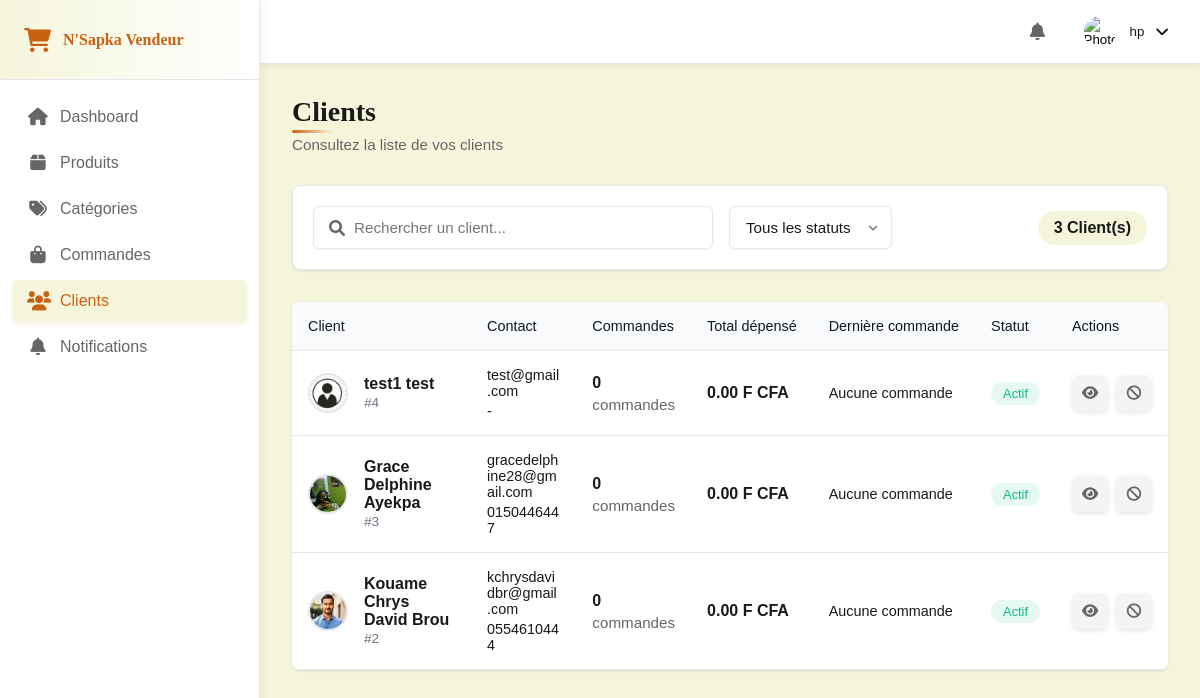
The page /accounts/customers/ (signed in) on the database as committed earlier.
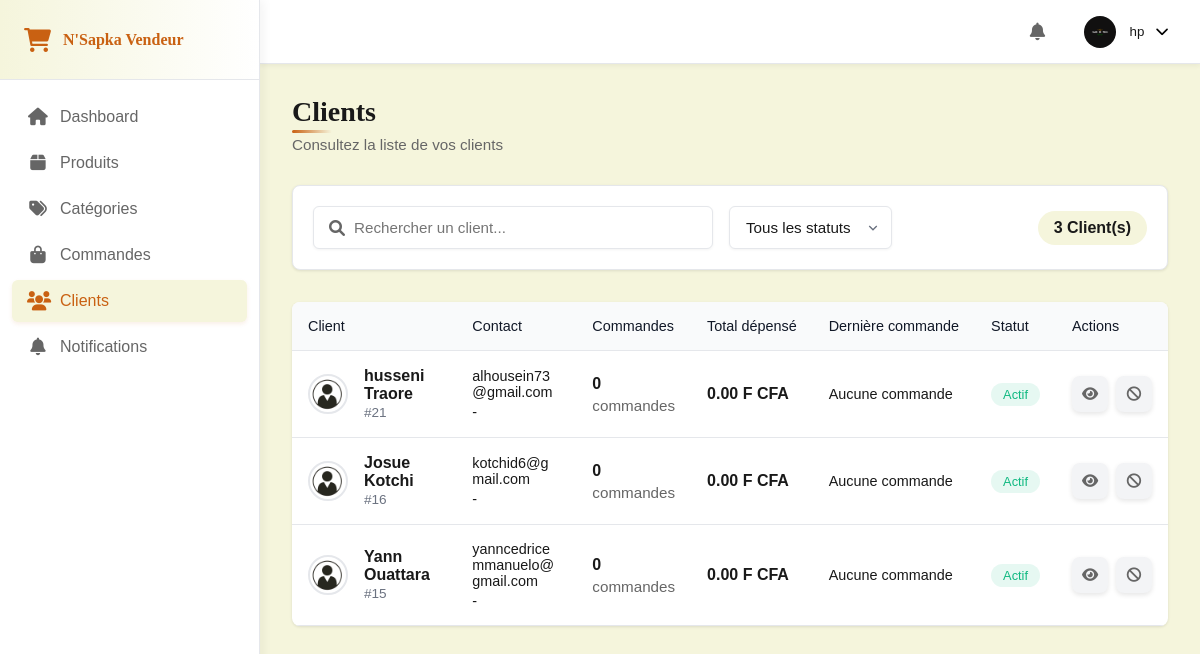
The same page on the database as committed later.
### accounts/models.py (models this page shows, shortened)
class User(AbstractUser):
    USER_TYPE_CHOICES = [
        ('SUPER_ADMIN', 'Super Administrateur'),
        ('ADMIN', 'Administrateur'),
        ('CLIENT', 'Client'),
    ]
    GENDER_CHOICES = [
        ('M', 'Masculin'),
        ('F', 'Féminin'),
        ('O', 'Autre')
    ]
    username = None
    email = models.EmailField(_('Adresse email'), unique=True, validators=[EmailValidator()])
    user_type = models.CharField(max_length=20, choices=USER_TYPE_CHOICES, default='CLIENT')
    first_name = models.CharField(_('Prénom'), max_length=50)
    last_name = models.CharField(_('Nom'), max_length=50)
    gender = models.CharField(_('Genre'), max_length=1, choices=GENDER_CHOICES, blank=True, null=True)
    birth_date = models.DateField(_('Date de naissance'), blank=True, null=True)
    profile_picture = models.ImageField(_('Photo de profil'), upload_to='profile_pictures/', blank=True, null=True)
    phone = models.CharField(_('Téléphone'), max_length=20, blank=True, null=True)
    company_name = models.CharField(_('Nom de l\'entreprise'), max_length=100, blank=True, null=True)
    profession = models.CharField(_('Profession'), max_length=100, blank=True, null=True)
    total_orders = models.IntegerField(_('Nombre total de commandes'), default=0)
    total_spent = models.DecimalField(_('Montant total dépensé'), max_digits=10, decimal_places=2, default=0)
    last_order_date = models.DateTimeField(_('Date de dernière commande'), blank=True, null=True)
    account_status = models.BooleanField(_('Compte actif'), default=True)
    email_confirmation_token = models.CharField(_('Token de confirmation d\'email'), max_length=100, blank=True, null=True)
    email_confirmed = models.BooleanField(_('Email confirmé'), default=False)
    password_reset_token = models.CharField(max_length=255, blank=True, null=True)
    password_reset_expires = models.DateTimeField(blank=True, null=True)
    date_joined = models.DateTimeField(_('Date d\'inscription'), default=timezone.now)
    last_login = models.DateTimeField(_('Dernière connexion'), blank=True, null=True)
    created_by = models.ForeignKey('self', on_delete=models.SET_NULL, null=True, blank=True,
                                 related_name='created_users', verbose_name=_('Créé par'))
    objects = CustomUserManager()
    USERNAME_FIELD = 'email'
    REQUIRED_FIELDS = ['first_name', 'last_name']
    class Meta:
        verbose_name = _('Utilisateur')
        verbose_name_plural = _('Utilisateurs')
        ordering = ['-date_joined']
    def get_full_name(self):
        return f"{self.first_name} {self.last_name}"
    @property
    def is_admin(self):
        return self.user_type == 'ADMIN'
    @property
    def is_super_admin(self):
        return self.user_type == 'SUPER_ADMIN'

### accounts/views.py (the view, shortened to what this page needs)
# urls.py: path('customers/', views.admin_customers, name='admin_customers'),
@login_required
def admin_customers(request):
    if not (request.user.is_admin or request.user.is_super_admin):
        messages.error(request, "Accès non autorisé.")
        return redirect('home')
    search_query = request.GET.get('search', '')
    status_filter = request.GET.get('status', '')
    customers = User.objects.filter(user_type='CLIENT')
    if search_query:
        customers = customers.filter(
            Q(first_name__icontains=search_query) |
            Q(last_name__icontains=search_query) |
            Q(email__icontains=search_query)
        )
    if status_filter:
        customers = customers.filter(account_status=status_filter == 'active')
    customer_count = customers.count()
    context = {
        'customer_count':customer_count,
        'customers': customers,
        'selected_status': status_filter
    }
    return render(request, 'dashboard/customer.html', context)

### notifications/context_processors.py (called while the page is built)
def unread_notifications(request):
    if request.user.is_authenticated and request.user.is_staff:
        unread_notifications = Notification.objects.filter(user=request.user, is_read=False).order_by('-created_at')[:5]
        unread_count = unread_notifications.count()
    else:
        unread_notifications = []
        unread_count = 0
    return {
        'unread_notifications': unread_notifications,
        'unread_notifications_count': unread_count
    }

### templates/dashboard/customer.html (shortened to what the changed rows need)
{% extends 'base/dashboard/base.html' %}
{% load static %}
{% block content %}
<link rel="stylesheet" href="{% static 'css/dashboard/customers.css' %}">
<div class="content-wrapper">
    <div class="page-header">
        <div class="header-left">
            <h1>Clients</h1>
        </div>
    </div>
    <div class="customers-table-wrapper">
        <table class="customers-table">
            <thead>
                <tr>
                    <th>Client</th>
                    <th>Contact</th>
                    <th>Commandes</th>
                    <th>Total dépensé</th>
                    <th>Dernière commande</th>
                    <th>Statut</th>
                    <th>Actions</th>
                </tr>
            </thead>
            <tbody>
                {% for customer in customers %}
                <tr class="view-customer"
                    data-id="{{ customer.id }}"
                    data-name="{{ customer.get_full_name }}"
                    data-email="{{ customer.email }}"
                    data-phone="{{ customer.phone|default:'-' }}"
                    data-gender="{{ customer.gender|default:'-' }}"
                    data-birth="{{ customer.birth_date|date:'d/m/Y'|default:'-' }}"
                    data-orders="{{ customer.total_orders }}"
                    data-spent="{{ customer.total_spent }}"
                    data-lastorder="{% if customer.last_order_date %}{{ customer.last_order_date|date:'d/m/Y' }}{% else %}Aucune commande{% endif %}"
                    data-joined="{{ customer.date_joined|date:'d/m/Y' }}"
                    data-status="{% if customer.account_status %}Actif{% else %}Bloqué{% endif %}"
                    data-picture="{% if customer.profile_picture %}{{ customer.profile_picture.url }}{% else %}{% static 'images/default-avatar.png' %}{% endif %}">
                    <td>
                        <div class="customer-info">
                            {% if customer.profile_picture %}
                                <img src="{{ customer.profile_picture.url }}" alt="{{ customer.get_full_name }}">
                            {% else %}
                                <img src="{% static 'img/dashboard/default-avatar.png' %}" alt="Avatar par défaut">
                            {% endif %}
                            <div>
                                <h4>{{ customer.get_full_name }}</h4>
                                <span class="customer-id">#{{ customer.id }}</span>
                            </div>
                        </div>
                    </td>
                    <td>
                        <div class="contact-info">
                            <span>{{ customer.email }}</span>
                            <span>{{ customer.phone|default:"-" }}</span>
                        </div>
                    </td>
                    <td>
                        <div class="orders-info">
                            <strong>{{ customer.total_orders }}</strong>
                            <span class="text-muted">commandes</span>
                        </div>
                    </td>
                    <td>
                        <div class="spending-info">
                            <strong>{{ customer.total_spent }} F CFA</strong>
                        </div>
                    </td>
                    <td>
                        <div class="last-order">
                            {% if customer.last_order_date %}
                                <span>{{ customer.last_order_date|date:"d/m/Y" }}</span>
                            {% else %}
                                <span>Aucune commande</span>
                            {% endif %}
                        </div>
                    </td>
                    <td>
                        <span id="customer-status-{{ customer.id }}" class="status-badge {% if customer.account_status %}active{% else %}blocked{% endif %}">
                            {% if customer.account_status %}Actif{% else %}Bloqué{% endif %}
                        </span>
                    </td>
                    <td>
                        <div class="table-actions">
                            <button class="action-btn view-customer-btn"
                                data-id="{{ customer.id }}"
                                data-name="{{ customer.get_full_name }}"
                                data-email="{{ customer.email }}"
                                data-phone="{{ customer.phone|default:'-' }}"
                                data-gender="{{ customer.gender|default:'-' }}"
                                data-birth="{{ customer.birth_date|date:'d/m/Y'|default:'-' }}"
                                data-orders="{{ customer.total_orders }}"
                                data-spent="{{ customer.total_spent }}"
                                data-lastorder="{% if customer.last_order_date %}{{ customer.last_order_date|date:'d/m/Y' }}{% else %}Aucune commande{% endif %}"
                                data-joined="{{ customer.date_joined|date:'d/m/Y' }}"
                                data-status="{% if customer.account_status %}Actif{% else %}Bloqué{% endif %}"
                                data-picture="{% if customer.profile_picture %}{{ customer.profile_picture.url }}{% else %}{% static 'images/default-avatar.png' %}{% endif %}">
                                <i class="fas fa-eye"></i>
                            </button>
                            <form method="POST" style="display: inline;">
                                {% if customer.account_status %}
                                    <button type="submit" class="action-btn" title="Bloquer">
                                        <i class="fas fa-ban"></i>
                                    </button>
                                {% else %}
                                    <input type="hidden" name="action" value="unblock">
                                    <button type="submit" class="action-btn" title="Débloquer">
                                        <i class="fas fa-unlock"></i>
                                    </button>
                                {% endif %}
                            </form>
                        </div>
                    </td>
                </tr>
                {% empty %}
                <tr>
                    <td colspan="7" class="text-center">Aucun client trouvé.</td>
                </tr>
                {% endfor %}
            </tbody>
        </table>
    </div>
</div>
{% endblock %}

### templates/base/dashboard/base.html (shortened to what this page needs)
{% load static %}
<!DOCTYPE html>
<html lang="fr">
<head>
    <link rel="stylesheet" href="https://cdnjs.cloudflare.com/ajax/libs/font-awesome/6.0.0/css/all.min.css">
    <link rel="stylesheet" href="{% static 'css/dashboard/dashboard.css' %}">
</head>
<body class="dashboard">
    <aside class="sidebar">
        <div class="sidebar-header">
            <div class="logo">
                <i class="fas fa-shopping-cart"></i>
                <span>N'Sapka Vendeur</span>
            </div>
        </div>
        <nav class="sidebar-nav">
            <ul class="nav-menu">
                <li class="nav-item">
                    <a href="{% url 'admin_dashboard' %}">
                        <i class="fas fa-home"></i>
                        <span>Dashboard</span>
                    </a>
                </li>
                <li class="nav-item">
                    <a href="{% url 'admin_products' %}">
                        <i class="fas fa-box"></i>
                        <span>Produits</span>
                    </a>
                </li>
                <li class="nav-item">
                    <a href="{% url 'admin_categories' %}">
                        <i class="fas fa-tags"></i>
                        <span>Catégories</span>
                    </a>
                </li>
                <li class="nav-item">
                    <a href="{% url 'admin_orders' %}">
                        <i class="fas fa-shopping-bag"></i>
                        <span>Commandes</span>
                    </a>
                </li>
                <li class="nav-item">
                    <a href="{% url 'admin_customers' %}">
                        <i class="fas fa-users"></i>
                        <span>Clients</span>
                    </a>
                </li>
                <li class="nav-item">
                    <a href="{% url 'admin_notifications' %}">
                        <i class="fas fa-bell"></i>
                        <span>Notifications</span>
                    </a>
                </li>
            </ul>
        </nav>
    </aside>
    <main class="main-content">
        <header class="top-bar">
            <div class="top-bar-right">
                <div class="notification-center">
                    <button class="notification-trigger">
                        <i class="fas fa-bell"></i>
                    </button>
                </div>
                <div class="profile-menu">
                    <button class="profile-trigger">
                        {% if user.profile_picture %}
                        <img src="{{ user.profile_picture.url }}" alt="Photo de profil" class="profile-image">
                        {% else %}
                        <img src="{% static 'images/default-profile.png' %}" alt="Photo de profil" class="profile-image">
                        {% endif %}
                        <span class="profile-name">{{ user.last_name }}</span>
                        <i class="fas fa-chevron-down"></i>
                    </button>
                </div>
            </div>
        </header>
        {% block content %}{% endblock %}
    </main>
</body>
</html>

Rows that differ between the two databases and show on the page:
removed User: profile_picture (placeholder picture), get_full_name "test1 test", id "4", email "test@gmail.com", phone "-", total_orders "0", total_spent "0.00", shows "Aucune commande", account_status "Actif"
removed User: profile_picture (picture), get_full_name "Grace Delphine Ayekpa", id "3", email "gracedelphine28@gmail.com", phone "0150446447", total_orders "0", total_spent "0.00", shows "Aucune commande", account_status "Actif"
removed User: profile_picture (picture), get_full_name "Kouame Chrys David Brou", id "2", email "kchrysdavidbr@gmail.com", phone "0554610444", total_orders "0", total_spent "0.00", shows "Aucune commande", account_status "Actif"
changed User "hp": profile_picture: picture added
added User: get_full_name "husseni Traore", id "21", email "alhousein73@gmail.com", phone "-", total_orders "0", total_spent "0.00", shows "Aucune commande", account_status "Actif"
added User: get_full_name "Josue Kotchi", id "16", email "kotchid6@gmail.com", phone "-", total_orders "0", total_spent "0.00", shows "Aucune commande", account_status "Actif"
added User: get_full_name "Yann Ouattara", id "15", email "yanncedricemmanuelo@gmail.com", phone "-", total_orders "0", total_spent "0.00", shows "Aucune commande", account_status "Actif"
